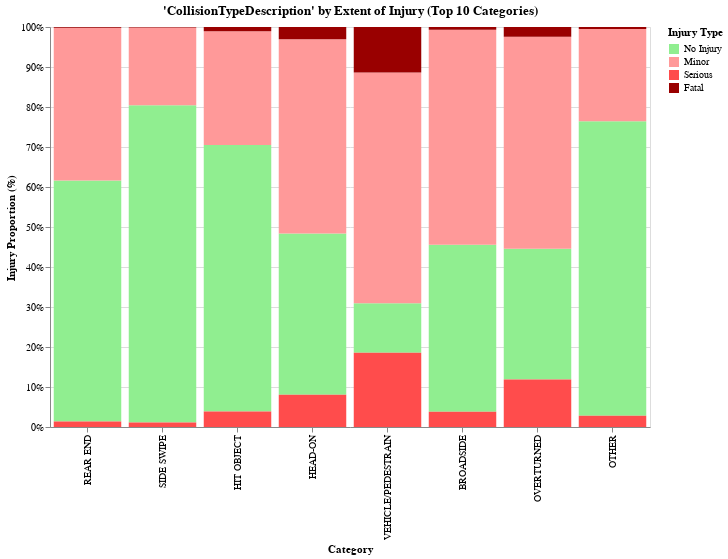
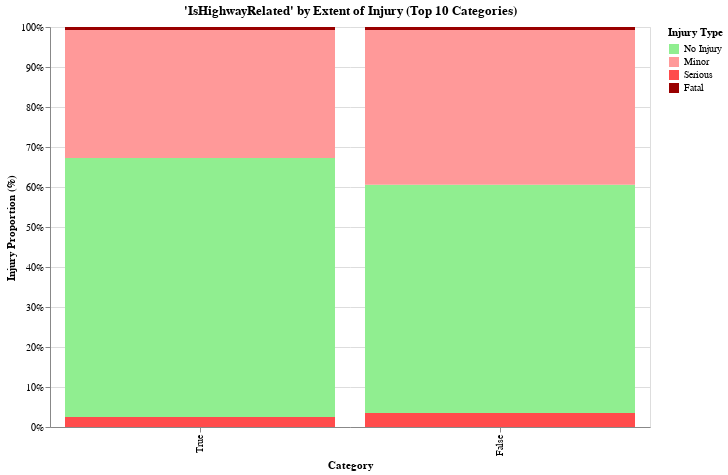
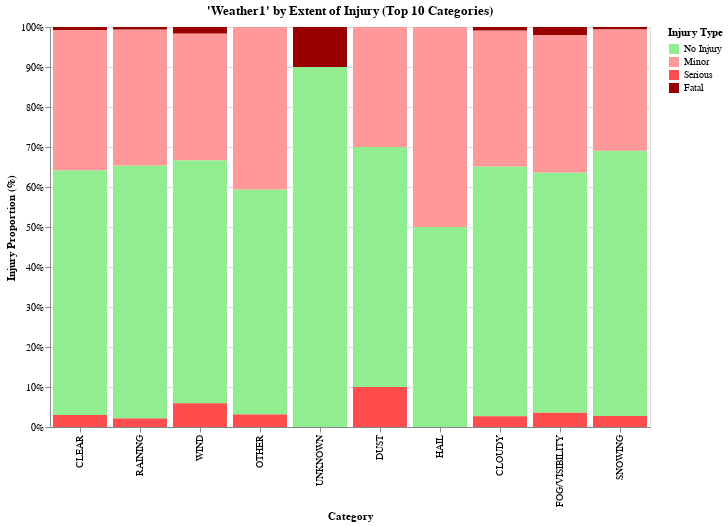
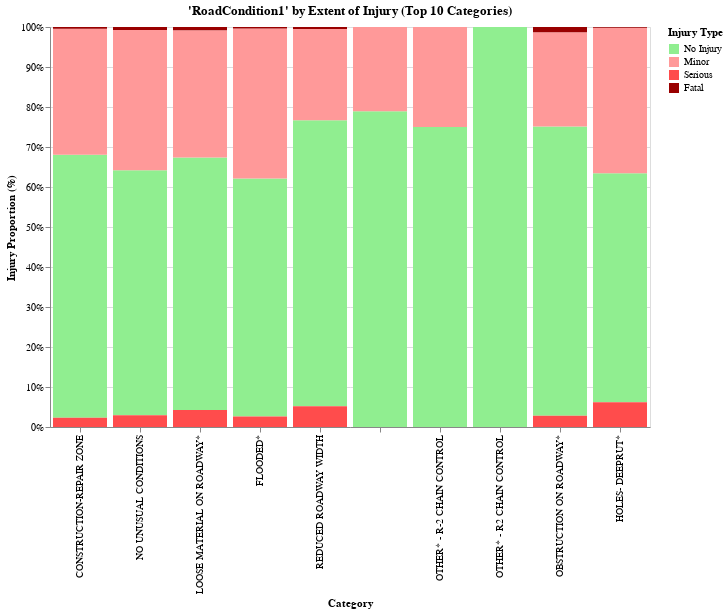

Here is the notebook cell these charts were saved with, in order:
### Code cell
#As per Professor Paulik's feedback: Show each feature category as 100% and stack the injury types as proportions within that category

# Define injury order
injury_order = ['No Injury', 'Minor', 'Serious', 'Fatal']


e.train_df['ExtentOfInjuryCode'] = pd.Categorical(
    e.train_df['ExtentOfInjuryCode'],
    categories=injury_order,
    ordered=True
)


for col in e.all_vars:
    count_dict = defaultdict(Counter)

    for index, row in e.train_df[[col, 'ExtentOfInjuryCode']].dropna().iterrows():
        val = row[col]
        injury = row['ExtentOfInjuryCode']
        
        # Handle list-style columns with literal_eval
        if col in e.list_style_vars:
            try:
                parsed_vals = ast.literal_eval(val)
                if not isinstance(parsed_vals, list):
                    parsed_vals = [parsed_vals]
            except Exception:
                continue
        else:
            parsed_vals = [val]

        for v in parsed_vals:
            count_dict[str(v)][injury] += 1

    # Get top 10 categories by total count
    top_10 = sorted(count_dict, key=lambda k: sum(count_dict[k].values()), reverse=True)[:10]

    # Build data for chart
    chart_data = [
        {
            'Category': category,
            'ExtentOfInjuryCode': injury,
            'Percentage': (count_dict[category][injury] / sum(count_dict[category].values())) * 100
        }
        for category in top_10
        for injury in injury_order
    ]

    df_chart = pd.DataFrame(chart_data)

    # Create 100% stacked bar chart
    selector = alt.selection_single(encodings=['x', 'color'])

    chart = alt.Chart(df_chart).mark_bar().encode(
        x=alt.X('Category:N', sort='-y'),
        y=alt.Y('Percentage:Q', stack='normalize', title='Injury Proportion (%)'),
        color=alt.condition(
            selector,
            alt.Color('ExtentOfInjuryCode:N', sort=injury_order, title='Injury Type',  scale=alt.Scale(
            domain=['No Injury', 'Minor', 'Serious', 'Fatal'],
            range=['lightgreen', '#ff9999', '#ff4c4c', '#990000']  # light red to dark red
        )),
            alt.value('lightgray')




        ),
        tooltip=['Category:N', 'ExtentOfInjuryCode:N', alt.Tooltip('Percentage:Q', format='.1f')]
    ).add_selection(
        selector
    ).properties(
        title=f"'{col}' by Extent of Injury (Top 10 Categories)",
        width=600,
        height=400
    )

    chart.show()

### Figure 1 — Vega specification as saved in the notebook (floating-point values rounded to 4 significant figures)
{"$schema": "https://vega.github.io/schema/vega/v5.json", "data": [{"name": "param_71_store"}, {"name": "source_0"}, {"name": "data_0", "values": [{"Category": "REAR END", "ExtentOfInjuryCode": "No Injury", "Percentage": 60.3, "Percentage_end": 0.6165, "Percentage_start": 0.01357}, {"Category": "REAR END", "ExtentOfInjuryCode": "Minor", "Percentage": 38.14, "Percentage_end": 0.9979, "Percentage_start": 0.6165}, {"Category": "REAR END", "ExtentOfInjuryCode": "Serious", "Percentage": 1.357, "Percentage_end": 0.01357, "Percentage_start": 0.0}, {"Category": "REAR END", "ExtentOfInjuryCode": "Fatal", "Percentage": 0.2082, "Percentage_end": 1.0, "Percentage_start": 0.9979}, {"Category": "SIDE SWIPE", "ExtentOfInjuryCode": "No Injury", "Percentage": 79.28, "Percentage_end": 0.8042, "Percentage_start": 0.0114}, {"Category": "SIDE SWIPE", "ExtentOfInjuryCode": "Minor", "Percentage": 19.44, "Percentage_end": 0.9986, "Percentage_start": 0.8042}, {"Category": "SIDE SWIPE", "ExtentOfInjuryCode": "Serious", "Percentage": 1.14, "Percentage_end": 0.0114, "Percentage_start": 0.0}, {"Category": "SIDE SWIPE", "ExtentOfInjuryCode": "Fatal", "Percentage": 0.144, "Percentage_end": 1.0, "Percentage_start": 0.9986}, {"Category": "HIT OBJECT", "ExtentOfInjuryCode": "No Injury", "Percentage": 66.62, "Percentage_end": 0.7049, "Percentage_start": 0.03873}, {"Category": "HIT OBJECT", "ExtentOfInjuryCode": "Minor", "Percentage": 28.44, "Percentage_end": 0.9893, "Percentage_start": 0.7049}, {"Category": "HIT OBJECT", "ExtentOfInjuryCode": "Serious", "Percentage": 3.873, "Percentage_end": 0.03873, "Percentage_start": 0.0}, {"Category": "HIT OBJECT", "ExtentOfInjuryCode": "Fatal", "Percentage": 1.065, "Percentage_end": 1.0, "Percentage_start": 0.9893}, {"Category": "BROADSIDE", "ExtentOfInjuryCode": "No Injury", "Percentage": 41.74, "Percentage_end": 0.4555, "Percentage_start": 0.03803}, {"Category": "BROADSIDE", "ExtentOfInjuryCode": "Minor", "Percentage": 53.75, "Percentage_end": 0.993, "Percentage_start": 0.4555}, {"Category": "BROADSIDE", "ExtentOfInjuryCode": "Serious", "Percentage": 3.803, "Percentage_end": 0.03803, "Percentage_start": 0.0}, {"Category": "BROADSIDE", "ExtentOfInjuryCode": "Fatal", "Percentage": 0.7025, "Percentage_end": 1.0, "Percentage_start": 0.993}, {"Category": "HEAD-ON", "ExtentOfInjuryCode": "No Injury", "Percentage": 40.31, "Percentage_end": 0.4834, "Percentage_start": 0.0804}, {"Category": "HEAD-ON", "ExtentOfInjuryCode": "Minor", "Percentage": 48.62, "Percentage_end": 0.9696, "Percentage_start": 0.4834}, {"Category": "HEAD-ON", "ExtentOfInjuryCode": "Serious", "Percentage": 8.04, "Percentage_end": 0.0804, "Percentage_start": 0.0}, {"Category": "HEAD-ON", "ExtentOfInjuryCode": "Fatal", "Percentage": 3.036, "Percentage_end": 1.0, "Percentage_start": 0.9696}, {"Category": "OVERTURNED", "ExtentOfInjuryCode": "No Injury", "Percentage": 32.71, "Percentage_end": 0.4457, "Percentage_start": 0.1186}, {"Category": "OVERTURNED", "ExtentOfInjuryCode": "Minor", "Percentage": 52.98, "Percentage_end": 0.9755, "Percentage_start": 0.4457}, {"Category": "OVERTURNED", "ExtentOfInjuryCode": "Serious", "Percentage": 11.86, "Percentage_end": 0.1186, "Percentage_start": 0.0}, {"Category": "OVERTURNED", "ExtentOfInjuryCode": "Fatal", "Percentage": 2.446, "Percentage_end": 1.0, "Percentage_start": 0.9755}, {"Category": "OTHER", "ExtentOfInjuryCode": "No Injury", "Percentage": 73.62, "Percentage_end": 0.7644, "Percentage_start": 0.02827}, {"Category": "OTHER", "ExtentOfInjuryCode": "Minor", "Percentage": 23.03, "Percentage_end": 0.9947, "Percentage_start": 0.7644}, {"Category": "OTHER", "ExtentOfInjuryCode": "Serious", "Percentage": 2.827, "Percentage_end": 0.02827, "Percentage_start": 0.0}, {"Category": "OTHER", "ExtentOfInjuryCode": "Fatal", "Percentage": 0.5286, "Percentage_end": 1.0, "Percentage_start": 0.9947}, {"Category": "VEHICLE/PEDESTRAIN", "ExtentOfInjuryCode": "No Injury", "Percentage": 12.34, "Percentage_end": 0.3091, "Percentage_start": 0.1857}, {"Category": "VEHICLE/PEDESTRAIN", "ExtentOfInjuryCode": "Minor", "Percentage": 57.74, "Percentage_end": 0.8865, "Percentage_start": 0.3091}, {"Category": "VEHICLE/PEDESTRAIN", "ExtentOfInjuryCode": "Serious", "Percentage": 18.57, "Percentage_end": 0.1857, "Percentage_start": 0.0}, {"Category": "VEHICLE/PEDESTRAIN", "ExtentOfInjuryCode": "Fatal", "Percentage": 11.35, "Percentage_end": 1.0, "Percentage_start": 0.8865}]}, {"name": "source_0_x_domain_Category", "values": [{"Category": "REAR END", "sort_field": 100.0}, {"Category": "SIDE SWIPE", "sort_field": 100.0}, {"Category": "HIT OBJECT", "sort_field": 100.0}, {"Category": "BROADSIDE", "sort_field": 100.0}, {"Category": "HEAD-ON", "sort_field": 100.0}, {"Category": "OVERTURNED", "sort_field": 100.0}, {"Category": "OTHER", "sort_field": 100.0}, {"Category": "VEHICLE/PEDESTRAIN", "sort_field": 100.0}]}], "signals": [{"name": "unit", "value": {}, "on": [{"events": "pointermove", "update": "isTuple(group()) ? group() : unit"}]}, {"name": "param_71", "update": "vlSelectionResolve(\"param_71_store\", \"union\", true, true)"}, {"name": "param_71_tuple", "on": [{"events": [{"source": "scope", "type": "click"}], "update": "datum && item().mark.marktype !== 'group' && indexof(item().mark.role, 'legend') < 0 ? {unit: \"\", fields: param_71_tuple_fields, values: [(item().isVoronoi ? datum.datum : datum)[\"Category\"], (item().isVoronoi ? datum.datum : datum)[\"ExtentOfInjuryCode\"]]} : null", "force": true}, {"events": [{"source": "view", "type": "dblclick"}], "update": "null"}]}, {"name": "param_71_tuple_fields", "value": [{"field": "Category", "channel": "x", "type": "E"}, {"field": "ExtentOfInjuryCode", "channel": "color", "type": "E"}]}, {"name": "param_71_toggle", "value": false, "on": [{"events": [{"source": "scope", "type": "click"}], "update": "event.shiftKey"}, {"events": [{"source": "view", "type": "dblclick"}], "update": "false"}]}, {"name": "param_71_modify", "on": [{"events": {"signal": "param_71_tuple"}, "update": "modify(\"param_71_store\", param_71_toggle ? null : param_71_tuple, param_71_toggle ? null : true, param_71_toggle ? param_71_tuple : null)"}]}], "marks": [{"type": "rect", "name": "marks", "from": {"data": "data_0"}, "encode": {"update": {"x": {"field": "Category", "scale": "x"}, "y2": {"field": "Percentage_start", "scale": "y"}, "fill": [{"field": "ExtentOfInjuryCode", "scale": "color", "test": "!length(data(\"param_71_store\")) || vlSelectionTest(\"param_71_store\", datum)"}, {"value": "lightgray"}], "y": {"field": "Percentage_end", "scale": "y"}, "width": {"signal": "max(0.25, bandwidth('x'))"}, "tooltip": {"signal": "{\"Category\": isValid(datum[\"Category\"]) ? datum[\"Category\"] : \"\"+datum[\"Category\"], \"ExtentOfInjuryCode\": isValid(datum[\"ExtentOfInjuryCode\"]) ? datum[\"ExtentOfInjuryCode\"] : \"\"+datum[\"ExtentOfInjuryCode\"], \"Percentage\": format(datum[\"Percentage\"], \".1f\")}"}}}, "style": ["bar"], "interactive": true}], "scales": [{"name": "x", "type": "band", "domain": {"data": "source_0_x_domain_Category", "field": "Category", "sort": {"op": "max", "field": "sort_field", "order": "descending"}}, "range": [0, {"signal": "width"}], "paddingOuter": 0.05, "paddingInner": 0.1}, {"name": "y", "type": "linear", "domain": [0, 1], "range": [{"signal": "height"}, 0], "nice": true, "zero": true}, {"name": "color", "type": "ordinal", "domain": ["No Injury", "Minor", "Serious", "Fatal"], "range": ["lightgreen", "#ff9999", "#ff4c4c", "#990000"]}], "axes": [{"scale": "y", "orient": "left", "labels": false, "zindex": 0, "grid": true, "tickCount": {"signal": "ceil(height/40)"}, "ticks": false, "domain": false, "maxExtent": 0, "minExtent": 0, "gridScale": "x", "aria": false}, {"scale": "x", "labelAlign": "right", "title": "Category", "labelAngle": 270, "grid": false, "orient": "bottom", "labelBaseline": "middle", "zindex": 0}, {"scale": "y", "title": "Injury Proportion (%)", "orient": "left", "labelOverlap": true, "zindex": 0, "format": ".0%", "tickCount": {"signal": "ceil(height/40)"}, "grid": false}], "title": {"text": "'CollisionTypeDescription' by Extent of Injury (Top 10 Categories)", "frame": "group"}, "legends": [{"title": "Injury Type", "fill": "color", "symbolType": "square"}], "style": "cell", "height": 400, "background": "white", "padding": 5, "width": 600}

### Figure 2 — Vega specification as saved in the notebook (floating-point values rounded to 4 significant figures)
{"$schema": "https://vega.github.io/schema/vega/v5.json", "data": [{"name": "param_72_store"}, {"name": "source_0"}, {"name": "data_0", "values": [{"Category": "True", "ExtentOfInjuryCode": "No Injury", "Percentage": 64.76, "Percentage_end": 0.6724, "Percentage_start": 0.02477}, {"Category": "True", "ExtentOfInjuryCode": "Minor", "Percentage": 31.99, "Percentage_end": 0.9924, "Percentage_start": 0.6724}, {"Category": "True", "ExtentOfInjuryCode": "Serious", "Percentage": 2.477, "Percentage_end": 0.02477, "Percentage_start": 0.0}, {"Category": "True", "ExtentOfInjuryCode": "Fatal", "Percentage": 0.7646, "Percentage_end": 1.0, "Percentage_start": 0.9924}, {"Category": "False", "ExtentOfInjuryCode": "No Injury", "Percentage": 57.03, "Percentage_end": 0.6054, "Percentage_start": 0.03505}, {"Category": "False", "ExtentOfInjuryCode": "Minor", "Percentage": 38.72, "Percentage_end": 0.9925, "Percentage_start": 0.6054}, {"Category": "False", "ExtentOfInjuryCode": "Serious", "Percentage": 3.505, "Percentage_end": 0.03505, "Percentage_start": 0.0}, {"Category": "False", "ExtentOfInjuryCode": "Fatal", "Percentage": 0.7462, "Percentage_end": 1.0, "Percentage_start": 0.9925}]}, {"name": "source_0_x_domain_Category", "values": [{"Category": "True", "sort_field": 100.0}, {"Category": "False", "sort_field": 100.0}]}], "signals": [{"name": "unit", "value": {}, "on": [{"events": "pointermove", "update": "isTuple(group()) ? group() : unit"}]}, {"name": "param_72", "update": "vlSelectionResolve(\"param_72_store\", \"union\", true, true)"}, {"name": "param_72_tuple", "on": [{"events": [{"source": "scope", "type": "click"}], "update": "datum && item().mark.marktype !== 'group' && indexof(item().mark.role, 'legend') < 0 ? {unit: \"\", fields: param_72_tuple_fields, values: [(item().isVoronoi ? datum.datum : datum)[\"Category\"], (item().isVoronoi ? datum.datum : datum)[\"ExtentOfInjuryCode\"]]} : null", "force": true}, {"events": [{"source": "view", "type": "dblclick"}], "update": "null"}]}, {"name": "param_72_tuple_fields", "value": [{"field": "Category", "channel": "x", "type": "E"}, {"field": "ExtentOfInjuryCode", "channel": "color", "type": "E"}]}, {"name": "param_72_toggle", "value": false, "on": [{"events": [{"source": "scope", "type": "click"}], "update": "event.shiftKey"}, {"events": [{"source": "view", "type": "dblclick"}], "update": "false"}]}, {"name": "param_72_modify", "on": [{"events": {"signal": "param_72_tuple"}, "update": "modify(\"param_72_store\", param_72_toggle ? null : param_72_tuple, param_72_toggle ? null : true, param_72_toggle ? param_72_tuple : null)"}]}], "marks": [{"type": "rect", "name": "marks", "from": {"data": "data_0"}, "encode": {"update": {"fill": [{"field": "ExtentOfInjuryCode", "scale": "color", "test": "!length(data(\"param_72_store\")) || vlSelectionTest(\"param_72_store\", datum)"}, {"value": "lightgray"}], "width": {"signal": "max(0.25, bandwidth('x'))"}, "x": {"field": "Category", "scale": "x"}, "y2": {"field": "Percentage_start", "scale": "y"}, "y": {"field": "Percentage_end", "scale": "y"}, "tooltip": {"signal": "{\"Category\": isValid(datum[\"Category\"]) ? datum[\"Category\"] : \"\"+datum[\"Category\"], \"ExtentOfInjuryCode\": isValid(datum[\"ExtentOfInjuryCode\"]) ? datum[\"ExtentOfInjuryCode\"] : \"\"+datum[\"ExtentOfInjuryCode\"], \"Percentage\": format(datum[\"Percentage\"], \".1f\")}"}}}, "style": ["bar"], "interactive": true}], "scales": [{"name": "x", "type": "band", "domain": {"data": "source_0_x_domain_Category", "field": "Category", "sort": {"op": "max", "field": "sort_field", "order": "descending"}}, "range": [0, {"signal": "width"}], "paddingInner": 0.1, "paddingOuter": 0.05}, {"name": "y", "type": "linear", "domain": [0, 1], "range": [{"signal": "height"}, 0], "nice": true, "zero": true}, {"name": "color", "type": "ordinal", "domain": ["No Injury", "Minor", "Serious", "Fatal"], "range": ["lightgreen", "#ff9999", "#ff4c4c", "#990000"]}], "axes": [{"scale": "y", "orient": "left", "zindex": 0, "grid": true, "tickCount": {"signal": "ceil(height/40)"}, "domain": false, "aria": false, "maxExtent": 0, "minExtent": 0, "labels": false, "gridScale": "x", "ticks": false}, {"scale": "x", "labelBaseline": "middle", "grid": false, "labelAlign": "right", "labelAngle": 270, "title": "Category", "orient": "bottom", "zindex": 0}, {"scale": "y", "zindex": 0, "title": "Injury Proportion (%)", "format": ".0%", "labelOverlap": true, "tickCount": {"signal": "ceil(height/40)"}, "grid": false, "orient": "left"}], "title": {"text": "'IsHighwayRelated' by Extent of Injury (Top 10 Categories)", "frame": "group"}, "padding": 5, "background": "white", "height": 400, "style": "cell", "legends": [{"title": "Injury Type", "fill": "color", "symbolType": "square"}], "width": 600}

### Figure 3 — Vega specification as saved in the notebook (floating-point values rounded to 4 significant figures)
{"$schema": "https://vega.github.io/schema/vega/v5.json", "data": [{"name": "param_73_store"}, {"name": "source_0"}, {"name": "data_0", "values": [{"Category": "CLEAR", "ExtentOfInjuryCode": "No Injury", "Percentage": 61.17, "Percentage_end": 0.6416, "Percentage_start": 0.02986}, {"Category": "CLEAR", "ExtentOfInjuryCode": "Minor", "Percentage": 35.1, "Percentage_end": 0.9926, "Percentage_start": 0.6416}, {"Category": "CLEAR", "ExtentOfInjuryCode": "Serious", "Percentage": 2.986, "Percentage_end": 0.02986, "Percentage_start": 0.0}, {"Category": "CLEAR", "ExtentOfInjuryCode": "Fatal", "Percentage": 0.739, "Percentage_end": 1.0, "Percentage_start": 0.9926}, {"Category": "CLOUDY", "ExtentOfInjuryCode": "No Injury", "Percentage": 62.43, "Percentage_end": 0.6512, "Percentage_start": 0.02686}, {"Category": "CLOUDY", "ExtentOfInjuryCode": "Minor", "Percentage": 34.01, "Percentage_end": 0.9913, "Percentage_start": 0.6512}, {"Category": "CLOUDY", "ExtentOfInjuryCode": "Serious", "Percentage": 2.686, "Percentage_end": 0.02686, "Percentage_start": 0.0}, {"Category": "CLOUDY", "ExtentOfInjuryCode": "Fatal", "Percentage": 0.8713, "Percentage_end": 1.0, "Percentage_start": 0.9913}, {"Category": "RAINING", "ExtentOfInjuryCode": "No Injury", "Percentage": 63.22, "Percentage_end": 0.6536, "Percentage_start": 0.02135}, {"Category": "RAINING", "ExtentOfInjuryCode": "Minor", "Percentage": 34.02, "Percentage_end": 0.9938, "Percentage_start": 0.6536}, {"Category": "RAINING", "ExtentOfInjuryCode": "Serious", "Percentage": 2.135, "Percentage_end": 0.02135, "Percentage_start": 0.0}, {"Category": "RAINING", "ExtentOfInjuryCode": "Fatal", "Percentage": 0.6188, "Percentage_end": 1.0, "Percentage_start": 0.9938}, {"Category": "FOG/VISIBILITY", "ExtentOfInjuryCode": "No Injury", "Percentage": 60.07, "Percentage_end": 0.6363, "Percentage_start": 0.0356}, {"Category": "FOG/VISIBILITY", "ExtentOfInjuryCode": "Minor", "Percentage": 34.37, "Percentage_end": 0.98, "Percentage_start": 0.6363}, {"Category": "FOG/VISIBILITY", "ExtentOfInjuryCode": "Serious", "Percentage": 3.56, "Percentage_end": 0.0356, "Percentage_start": 0.0}, {"Category": "FOG/VISIBILITY", "ExtentOfInjuryCode": "Fatal", "Percentage": 2.002, "Percentage_end": 1.0, "Percentage_start": 0.98}, {"Category": "SNOWING", "ExtentOfInjuryCode": "No Injury", "Percentage": 66.3, "Percentage_end": 0.6906, "Percentage_start": 0.02762}, {"Category": "SNOWING", "ExtentOfInjuryCode": "Minor", "Percentage": 30.39, "Percentage_end": 0.9945, "Percentage_start": 0.6906}, {"Category": "SNOWING", "ExtentOfInjuryCode": "Serious", "Percentage": 2.762, "Percentage_end": 0.02762, "Percentage_start": 0.0}, {"Category": "SNOWING", "ExtentOfInjuryCode": "Fatal", "Percentage": 0.5525, "Percentage_end": 1.0, "Percentage_start": 0.9945}, {"Category": "WIND", "ExtentOfInjuryCode": "No Injury", "Percentage": 60.73, "Percentage_end": 0.6667, "Percentage_start": 0.05941}, {"Category": "WIND", "ExtentOfInjuryCode": "Minor", "Percentage": 31.68, "Percentage_end": 0.9835, "Percentage_start": 0.6667}, {"Category": "WIND", "ExtentOfInjuryCode": "Serious", "Percentage": 5.941, "Percentage_end": 0.05941, "Percentage_start": 0.0}, {"Category": "WIND", "ExtentOfInjuryCode": "Fatal", "Percentage": 1.65, "Percentage_end": 1.0, "Percentage_start": 0.9835}, {"Category": "OTHER", "ExtentOfInjuryCode": "No Injury", "Percentage": 56.25, "Percentage_end": 0.5938, "Percentage_start": 0.03125}, {"Category": "OTHER", "ExtentOfInjuryCode": "Minor", "Percentage": 40.62, "Percentage_end": 1.0, "Percentage_start": 0.5938}, {"Category": "OTHER", "ExtentOfInjuryCode": "Serious", "Percentage": 3.125, "Percentage_end": 0.03125, "Percentage_start": 0.0}, {"Category": "OTHER", "ExtentOfInjuryCode": "Fatal", "Percentage": 0.0, "Percentage_end": 1.0, "Percentage_start": 1.0}, {"Category": "UNKNOWN", "ExtentOfInjuryCode": "No Injury", "Percentage": 90.0, "Percentage_end": 0.9, "Percentage_start": 0.0}, {"Category": "UNKNOWN", "ExtentOfInjuryCode": "Minor", "Percentage": 0.0, "Percentage_end": 0.9, "Percentage_start": 0.9}, {"Category": "UNKNOWN", "ExtentOfInjuryCode": "Serious", "Percentage": 0.0, "Percentage_end": 0.0, "Percentage_start": 0.0}, {"Category": "UNKNOWN", "ExtentOfInjuryCode": "Fatal", "Percentage": 10.0, "Percentage_end": 1.0, "Percentage_start": 0.9}, {"Category": "DUST", "ExtentOfInjuryCode": "No Injury", "Percentage": 60.0, "Percentage_end": 0.7, "Percentage_start": 0.1}, {"Category": "DUST", "ExtentOfInjuryCode": "Minor", "Percentage": 30.0, "Percentage_end": 1.0, "Percentage_start": 0.7}, {"Category": "DUST", "ExtentOfInjuryCode": "Serious", "Percentage": 10.0, "Percentage_end": 0.1, "Percentage_start": 0.0}, {"Category": "DUST", "ExtentOfInjuryCode": "Fatal", "Percentage": 0.0, "Percentage_end": 1.0, "Percentage_start": 1.0}, {"Category": "HAIL", "ExtentOfInjuryCode": "No Injury", "Percentage": 50.0, "Percentage_end": 0.5, "Percentage_start": 0.0}, {"Category": "HAIL", "ExtentOfInjuryCode": "Minor", "Percentage": 50.0, "Percentage_end": 1.0, "Percentage_start": 0.5}, {"Category": "HAIL", "ExtentOfInjuryCode": "Serious", "Percentage": 0.0, "Percentage_end": 0.0, "Percentage_start": 0.0}, {"Category": "HAIL", "ExtentOfInjuryCode": "Fatal", "Percentage": 0.0, "Percentage_end": 1.0, "Percentage_start": 1.0}]}, {"name": "source_0_x_domain_Category", "values": [{"Category": "CLEAR", "sort_field": 100.0}, {"Category": "CLOUDY", "sort_field": 100.0}, {"Category": "RAINING", "sort_field": 100.0}, {"Category": "FOG/VISIBILITY", "sort_field": 100.0}, {"Category": "SNOWING", "sort_field": 100.0}, {"Category": "WIND", "sort_field": 100.0}, {"Category": "OTHER", "sort_field": 100.0}, {"Category": "UNKNOWN", "sort_field": 100.0}, {"Category": "DUST", "sort_field": 100.0}, {"Category": "HAIL", "sort_field": 100.0}]}], "signals": [{"name": "unit", "value": {}, "on": [{"events": "pointermove", "update": "isTuple(group()) ? group() : unit"}]}, {"name": "param_73", "update": "vlSelectionResolve(\"param_73_store\", \"union\", true, true)"}, {"name": "param_73_tuple", "on": [{"events": [{"source": "scope", "type": "click"}], "update": "datum && item().mark.marktype !== 'group' && indexof(item().mark.role, 'legend') < 0 ? {unit: \"\", fields: param_73_tuple_fields, values: [(item().isVoronoi ? datum.datum : datum)[\"Category\"], (item().isVoronoi ? datum.datum : datum)[\"ExtentOfInjuryCode\"]]} : null", "force": true}, {"events": [{"source": "view", "type": "dblclick"}], "update": "null"}]}, {"name": "param_73_tuple_fields", "value": [{"field": "Category", "channel": "x", "type": "E"}, {"field": "ExtentOfInjuryCode", "channel": "color", "type": "E"}]}, {"name": "param_73_toggle", "value": false, "on": [{"events": [{"source": "scope", "type": "click"}], "update": "event.shiftKey"}, {"events": [{"source": "view", "type": "dblclick"}], "update": "false"}]}, {"name": "param_73_modify", "on": [{"events": {"signal": "param_73_tuple"}, "update": "modify(\"param_73_store\", param_73_toggle ? null : param_73_tuple, param_73_toggle ? null : true, param_73_toggle ? param_73_tuple : null)"}]}], "marks": [{"type": "rect", "name": "marks", "from": {"data": "data_0"}, "encode": {"update": {"tooltip": {"signal": "{\"Category\": isValid(datum[\"Category\"]) ? datum[\"Category\"] : \"\"+datum[\"Category\"], \"ExtentOfInjuryCode\": isValid(datum[\"ExtentOfInjuryCode\"]) ? datum[\"ExtentOfInjuryCode\"] : \"\"+datum[\"ExtentOfInjuryCode\"], \"Percentage\": format(datum[\"Percentage\"], \".1f\")}"}, "x": {"field": "Category", "scale": "x"}, "fill": [{"field": "ExtentOfInjuryCode", "scale": "color", "test": "!length(data(\"param_73_store\")) || vlSelectionTest(\"param_73_store\", datum)"}, {"value": "lightgray"}], "width": {"signal": "max(0.25, bandwidth('x'))"}, "y": {"field": "Percentage_end", "scale": "y"}, "y2": {"field": "Percentage_start", "scale": "y"}}}, "style": ["bar"], "interactive": true}], "scales": [{"name": "x", "type": "band", "domain": {"data": "source_0_x_domain_Category", "field": "Category", "sort": {"op": "max", "field": "sort_field", "order": "descending"}}, "range": [0, {"signal": "width"}], "paddingOuter": 0.05, "paddingInner": 0.1}, {"name": "y", "type": "linear", "domain": [0, 1], "range": [{"signal": "height"}, 0], "nice": true, "zero": true}, {"name": "color", "type": "ordinal", "domain": ["No Injury", "Minor", "Serious", "Fatal"], "range": ["lightgreen", "#ff9999", "#ff4c4c", "#990000"]}], "axes": [{"scale": "y", "ticks": false, "orient": "left", "grid": true, "maxExtent": 0, "labels": false, "zindex": 0, "domain": false, "tickCount": {"signal": "ceil(height/40)"}, "gridScale": "x", "minExtent": 0, "aria": false}, {"scale": "x", "labelBaseline": "middle", "zindex": 0, "orient": "bottom", "labelAlign": "right", "labelAngle": 270, "grid": false, "title": "Category"}, {"scale": "y", "title": "Injury Proportion (%)", "labelOverlap": true, "orient": "left", "grid": false, "tickCount": {"signal": "ceil(height/40)"}, "format": ".0%", "zindex": 0}], "title": {"text": "'Weather1' by Extent of Injury (Top 10 Categories)", "frame": "group"}, "padding": 5, "height": 400, "style": "cell", "legends": [{"title": "Injury Type", "fill": "color", "symbolType": "square"}], "width": 600, "background": "white"}

### Figure 4 — Vega specification as saved in the notebook (floating-point values rounded to 4 significant figures)
{"$schema": "https://vega.github.io/schema/vega/v5.json", "data": [{"name": "param_74_store"}, {"name": "source_0"}, {"name": "data_0", "values": [{"Category": " NO UNUSUAL CONDITIONS", "ExtentOfInjuryCode": "No Injury", "Percentage": 61.24, "Percentage_end": 0.6416, "Percentage_start": 0.02922}, {"Category": " NO UNUSUAL CONDITIONS", "ExtentOfInjuryCode": "Minor", "Percentage": 35.08, "Percentage_end": 0.9924, "Percentage_start": 0.6416}, {"Category": " NO UNUSUAL CONDITIONS", "ExtentOfInjuryCode": "Serious", "Percentage": 2.922, "Percentage_end": 0.02922, "Percentage_start": 0.0}, {"Category": " NO UNUSUAL CONDITIONS", "ExtentOfInjuryCode": "Fatal", "Percentage": 0.7636, "Percentage_end": 1.0, "Percentage_start": 0.9924}, {"Category": " CONSTRUCTION-REPAIR ZONE", "ExtentOfInjuryCode": "No Injury", "Percentage": 65.75, "Percentage_end": 0.6804, "Percentage_start": 0.02296}, {"Category": " CONSTRUCTION-REPAIR ZONE", "ExtentOfInjuryCode": "Minor", "Percentage": 31.5, "Percentage_end": 0.9954, "Percentage_start": 0.6804}, {"Category": " CONSTRUCTION-REPAIR ZONE", "ExtentOfInjuryCode": "Serious", "Percentage": 2.296, "Percentage_end": 0.02296, "Percentage_start": 0.0}, {"Category": " CONSTRUCTION-REPAIR ZONE", "ExtentOfInjuryCode": "Fatal", "Percentage": 0.4592, "Percentage_end": 1.0, "Percentage_start": 0.9954}, {"Category": " OBSTRUCTION ON ROADWAY*", "ExtentOfInjuryCode": "No Injury", "Percentage": 72.35, "Percentage_end": 0.7515, "Percentage_start": 0.028}, {"Category": " OBSTRUCTION ON ROADWAY*", "ExtentOfInjuryCode": "Minor", "Percentage": 23.57, "Percentage_end": 0.9872, "Percentage_start": 0.7515}, {"Category": " OBSTRUCTION ON ROADWAY*", "ExtentOfInjuryCode": "Serious", "Percentage": 2.8, "Percentage_end": 0.028, "Percentage_start": 0.0}, {"Category": " OBSTRUCTION ON ROADWAY*", "ExtentOfInjuryCode": "Fatal", "Percentage": 1.284, "Percentage_end": 1.0, "Percentage_start": 0.9872}, {"Category": " HOLES- DEEPRUT*", "ExtentOfInjuryCode": "No Injury", "Percentage": 57.23, "Percentage_end": 0.6343, "Percentage_start": 0.06198}, {"Category": " HOLES- DEEPRUT*", "ExtentOfInjuryCode": "Minor", "Percentage": 36.36, "Percentage_end": 0.9979, "Percentage_start": 0.6343}, {"Category": " HOLES- DEEPRUT*", "ExtentOfInjuryCode": "Serious", "Percentage": 6.198, "Percentage_end": 0.06198, "Percentage_start": 0.0}, {"Category": " HOLES- DEEPRUT*", "ExtentOfInjuryCode": "Fatal", "Percentage": 0.2066, "Percentage_end": 1.0, "Percentage_start": 0.9979}, {"Category": " LOOSE MATERIAL ON ROADWAY*", "ExtentOfInjuryCode": "No Injury", "Percentage": 63.1, "Percentage_end": 0.6738, "Percentage_start": 0.04278}, {"Category": " LOOSE MATERIAL ON ROADWAY*", "ExtentOfInjuryCode": "Minor", "Percentage": 31.82, "Percentage_end": 0.992, "Percentage_start": 0.6738}, {"Category": " LOOSE MATERIAL ON ROADWAY*", "ExtentOfInjuryCode": "Serious", "Percentage": 4.278, "Percentage_end": 0.04278, "Percentage_start": 0.0}, {"Category": " LOOSE MATERIAL ON ROADWAY*", "ExtentOfInjuryCode": "Fatal", "Percentage": 0.8021, "Percentage_end": 1.0, "Percentage_start": 0.992}, {"Category": " FLOODED*", "ExtentOfInjuryCode": "No Injury", "Percentage": 59.47, "Percentage_end": 0.6212, "Percentage_start": 0.02652}, {"Category": " FLOODED*", "ExtentOfInjuryCode": "Minor", "Percentage": 37.5, "Percentage_end": 0.9962, "Percentage_start": 0.6212}, {"Category": " FLOODED*", "ExtentOfInjuryCode": "Serious", "Percentage": 2.652, "Percentage_end": 0.02652, "Percentage_start": 0.0}, {"Category": " FLOODED*", "ExtentOfInjuryCode": "Fatal", "Percentage": 0.3788, "Percentage_end": 1.0, "Percentage_start": 0.9962}, {"Category": " REDUCED ROADWAY WIDTH", "ExtentOfInjuryCode": "No Injury", "Percentage": 71.5, "Percentage_end": 0.7668, "Percentage_start": 0.05181}, {"Category": " REDUCED ROADWAY WIDTH", "ExtentOfInjuryCode": "Minor", "Percentage": 22.8, "Percentage_end": 0.9948, "Percentage_start": 0.7668}, {"Category": " REDUCED ROADWAY WIDTH", "ExtentOfInjuryCode": "Serious", "Percentage": 5.181, "Percentage_end": 0.05181, "Percentage_start": 0.0}, {"Category": " REDUCED ROADWAY WIDTH", "ExtentOfInjuryCode": "Fatal", "Percentage": 0.5181, "Percentage_end": 1.0, "Percentage_start": 0.9948}, {"Category": " ", "ExtentOfInjuryCode": "No Injury", "Percentage": 78.95, "Percentage_end": 0.7895, "Percentage_start": 0.0}, {"Category": " ", "ExtentOfInjuryCode": "Minor", "Percentage": 21.05, "Percentage_end": 1.0, "Percentage_start": 0.7895}, {"Category": " ", "ExtentOfInjuryCode": "Serious", "Percentage": 0.0, "Percentage_end": 0.0, "Percentage_start": 0.0}, {"Category": " ", "ExtentOfInjuryCode": "Fatal", "Percentage": 0.0, "Percentage_end": 1.0, "Percentage_start": 1.0}, {"Category": " OTHER* - R-2 CHAIN CONTROL", "ExtentOfInjuryCode": "No Injury", "Percentage": 75.0, "Percentage_end": 0.75, "Percentage_start": 0.0}, {"Category": " OTHER* - R-2 CHAIN CONTROL", "ExtentOfInjuryCode": "Minor", "Percentage": 25.0, "Percentage_end": 1.0, "Percentage_start": 0.75}, {"Category": " OTHER* - R-2 CHAIN CONTROL", "ExtentOfInjuryCode": "Serious", "Percentage": 0.0, "Percentage_end": 0.0, "Percentage_start": 0.0}, {"Category": " OTHER* - R-2 CHAIN CONTROL", "ExtentOfInjuryCode": "Fatal", "Percentage": 0.0, "Percentage_end": 1.0, "Percentage_start": 1.0}, {"Category": " OTHER* - R2 CHAIN CONTROL", "ExtentOfInjuryCode": "No Injury", "Percentage": 100.0, "Percentage_end": 1.0, "Percentage_start": 0.0}, {"Category": " OTHER* - R2 CHAIN CONTROL", "ExtentOfInjuryCode": "Minor", "Percentage": 0.0, "Percentage_end": 1.0, "Percentage_start": 1.0}, {"Category": " OTHER* - R2 CHAIN CONTROL", "ExtentOfInjuryCode": "Serious", "Percentage": 0.0, "Percentage_end": 0.0, "Percentage_start": 0.0}, {"Category": " OTHER* - R2 CHAIN CONTROL", "ExtentOfInjuryCode": "Fatal", "Percentage": 0.0, "Percentage_end": 1.0, "Percentage_start": 1.0}]}, {"name": "source_0_x_domain_Category", "values": [{"Category": " NO UNUSUAL CONDITIONS", "sort_field": 100.0}, {"Category": " CONSTRUCTION-REPAIR ZONE", "sort_field": 100.0}, {"Category": " OBSTRUCTION ON ROADWAY*", "sort_field": 100.0}, {"Category": " HOLES- DEEPRUT*", "sort_field": 100.0}, {"Category": " LOOSE MATERIAL ON ROADWAY*", "sort_field": 100.0}, {"Category": " FLOODED*", "sort_field": 100.0}, {"Category": " REDUCED ROADWAY WIDTH", "sort_field": 100.0}, {"Category": " ", "sort_field": 100.0}, {"Category": " OTHER* - R-2 CHAIN CONTROL", "sort_field": 100.0}, {"Category": " OTHER* - R2 CHAIN CONTROL", "sort_field": 100.0}]}], "signals": [{"name": "unit", "value": {}, "on": [{"events": "pointermove", "update": "isTuple(group()) ? group() : unit"}]}, {"name": "param_74", "update": "vlSelectionResolve(\"param_74_store\", \"union\", true, true)"}, {"name": "param_74_tuple", "on": [{"events": [{"source": "scope", "type": "click"}], "update": "datum && item().mark.marktype !== 'group' && indexof(item().mark.role, 'legend') < 0 ? {unit: \"\", fields: param_74_tuple_fields, values: [(item().isVoronoi ? datum.datum : datum)[\"Category\"], (item().isVoronoi ? datum.datum : datum)[\"ExtentOfInjuryCode\"]]} : null", "force": true}, {"events": [{"source": "view", "type": "dblclick"}], "update": "null"}]}, {"name": "param_74_tuple_fields", "value": [{"field": "Category", "channel": "x", "type": "E"}, {"field": "ExtentOfInjuryCode", "channel": "color", "type": "E"}]}, {"name": "param_74_toggle", "value": false, "on": [{"events": [{"source": "scope", "type": "click"}], "update": "event.shiftKey"}, {"events": [{"source": "view", "type": "dblclick"}], "update": "false"}]}, {"name": "param_74_modify", "on": [{"events": {"signal": "param_74_tuple"}, "update": "modify(\"param_74_store\", param_74_toggle ? null : param_74_tuple, param_74_toggle ? null : true, param_74_toggle ? param_74_tuple : null)"}]}], "marks": [{"type": "rect", "name": "marks", "from": {"data": "data_0"}, "encode": {"update": {"tooltip": {"signal": "{\"Category\": isValid(datum[\"Category\"]) ? datum[\"Category\"] : \"\"+datum[\"Category\"], \"ExtentOfInjuryCode\": isValid(datum[\"ExtentOfInjuryCode\"]) ? datum[\"ExtentOfInjuryCode\"] : \"\"+datum[\"ExtentOfInjuryCode\"], \"Percentage\": format(datum[\"Percentage\"], \".1f\")}"}, "width": {"signal": "max(0.25, bandwidth('x'))"}, "y2": {"field": "Percentage_start", "scale": "y"}, "fill": [{"field": "ExtentOfInjuryCode", "scale": "color", "test": "!length(data(\"param_74_store\")) || vlSelectionTest(\"param_74_store\", datum)"}, {"value": "lightgray"}], "y": {"field": "Percentage_end", "scale": "y"}, "x": {"field": "Category", "scale": "x"}}}, "interactive": true, "style": ["bar"]}], "scales": [{"name": "x", "type": "band", "domain": {"data": "source_0_x_domain_Category", "field": "Category", "sort": {"op": "max", "field": "sort_field", "order": "descending"}}, "range": [0, {"signal": "width"}], "paddingInner": 0.1, "paddingOuter": 0.05}, {"name": "y", "type": "linear", "domain": [0, 1], "range": [{"signal": "height"}, 0], "zero": true, "nice": true}, {"name": "color", "type": "ordinal", "domain": ["No Injury", "Minor", "Serious", "Fatal"], "range": ["lightgreen", "#ff9999", "#ff4c4c", "#990000"]}], "axes": [{"scale": "y", "minExtent": 0, "grid": true, "tickCount": {"signal": "ceil(height/40)"}, "ticks": false, "aria": false, "gridScale": "x", "orient": "left", "maxExtent": 0, "zindex": 0, "domain": false, "labels": false}, {"scale": "x", "title": "Category", "labelAlign": "right", "grid": false, "labelAngle": 270, "labelBaseline": "middle", "zindex": 0, "orient": "bottom"}, {"scale": "y", "format": ".0%", "title": "Injury Proportion (%)", "tickCount": {"signal": "ceil(height/40)"}, "labelOverlap": true, "orient": "left", "grid": false, "zindex": 0}], "title": {"text": "'RoadCondition1' by Extent of Injury (Top 10 Categories)", "frame": "group"}, "legends": [{"title": "Injury Type", "fill": "color", "symbolType": "square"}], "padding": 5, "height": 400, "background": "white", "width": 600, "style": "cell"}
